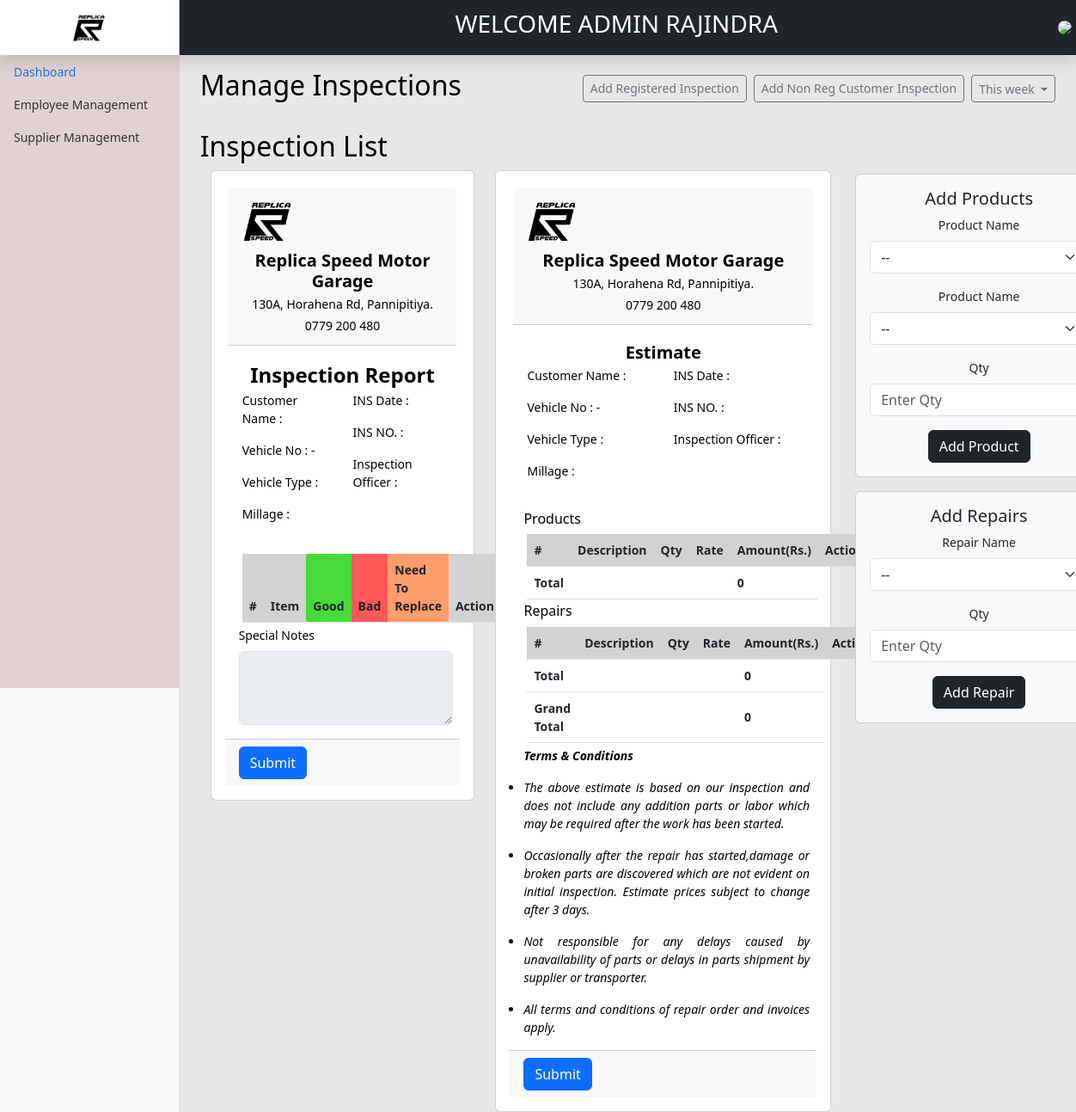
The app's page /backend/inspection/estimate.php (signed in), older data.
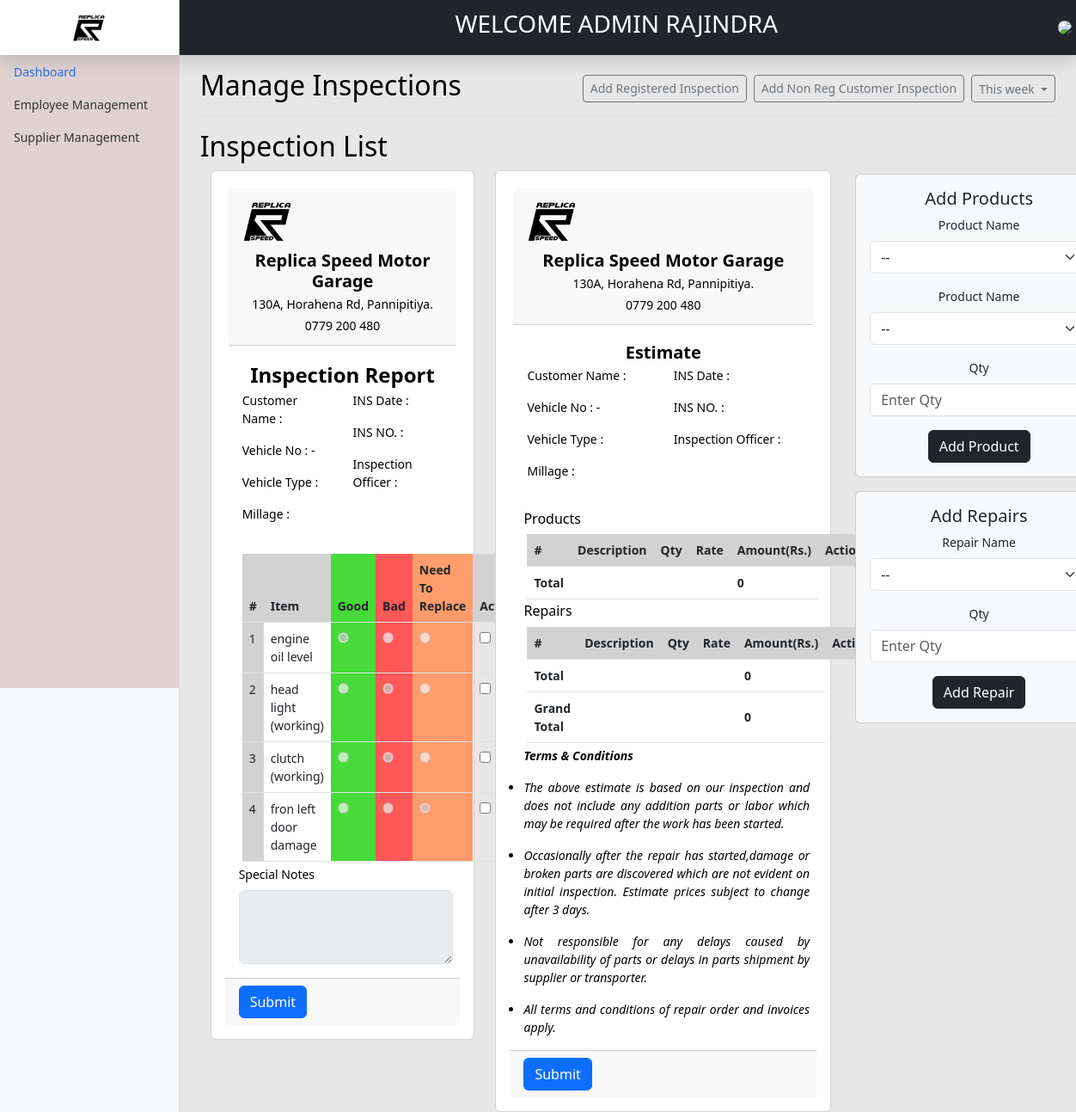
The same page, newer data.
### tables this page shows
CREATE TABLE IF NOT EXISTS `inspectionitems` (
  `InspectionItemId` int(11) NOT NULL AUTO_INCREMENT,
  `InsItemName` varchar(255) NOT NULL,
  `insCat_Id` int(11) NOT NULL,
  `InsItemStatus` int(1) NOT NULL,
  `AddUser` int(11) NOT NULL,
  `AddDate` date NOT NULL,
  `UpdateDate` date DEFAULT NULL,
  PRIMARY KEY (`InspectionItemId`)
);

### backend/inspection/estimate.php (the view, shortened to what the rows shown need)
<?php
include'../header.php';
?>
<main class="col-md-9 ms-sm-auto col-lg-10 px-md-4">
    <div
        class="d-flex justify-content-between flex-wrap flex-md-nowrap align-items-center pt-3 pb-2 mb-3 border-bottom">
        <h1 class="h2">Manage Inspections</h1>
    </div>
    <h2>Inspection List</h2>
    <div class="container">
        <div class="row">
            <div class="col-md-4">
                <div class="card">
                    <div class="card-body">
                        <form method="post" action="<?= htmlspecialchars($_SERVER['PHP_SELF']); ?>">
                            <div class="container m-1">
                                <table class="table m-1">
                                    <thead>
                                        <tr style="background-color: #d2d2d2">
                                            <th scope="col">#</th>
                                            <th scope="col">Item</th>
                                            <th scope="col" style="background-color:#48da3a;">Good</th>
                                            <th scope="col" style="background-color:#ff5858;">Bad</th>
                                            <th scope="col" style="background-color:#ff9c6b;">Need To Replace</th>
                                            <th scope="col">Action</th>
                                        </tr>
                                    </thead>
                                    <tbody>
                                        <?php
                                        $db = dbconn();
                                        $sqlEngine = "SELECT * FROM inspectionitems WHERE InsItemStatus=1";
                                        $resultEngine = $db->query($sqlEngine);
                                        if ($resultEngine->num_rows > 0) {
                                            $n = 1;
                                            while ($rowengineItems = $resultEngine->fetch_assoc()) {
                                                $inspectionItemId = $rowengineItems['InspectionItemId'];
                                                $insItemName = $rowengineItems['InsItemName'];
                                                $sqlValue = "SELECT VehicleCondition FROM InspectionRecord WHERE InspectionItemId = '$inspectionItemId'";
                                                $resultValue = $db->query($sqlValue);
                                                $selectedValue = "";
                                                if ($resultValue->num_rows > 0) {
                                                    $rowValue = $resultValue->fetch_assoc();
                                                    $selectedValue = $rowValue['VehicleCondition'];
                                                }
                                                echo '<tr>';
                                                echo '<td style="background-color: #d2d2d2">' . $n . '</td>';
                                                echo '<td>' . $insItemName . '</td>';
                                                echo '<td style="background-color:#48da3a;">';
                                                echo '<label class="form-check-custom danger">';
                                                echo '<input type="radio" name="radio-' . $inspectionItemId . '" value="1" ' . ($selectedValue == '1' ? 'checked' : '') . ' disabled>';
                                                echo '</label>';
                                                echo '</td>';
                                                echo '<td style="background-color:#ff5858;">';
                                                echo '<label class="form-check-custom danger">';
                                                echo '<input type="radio" name="radio-' . $inspectionItemId . '" value="2" ' . ($selectedValue == '2' ? 'checked' : '') . ' disabled>';
                                                echo '</label>';
                                                echo '</td>';
                                                echo '<td style="background-color:#ff9c6b;">';
                                                echo '<label class="form-check-custom danger">';
                                                echo '<input type="radio" name="radio-' . $inspectionItemId . '" value="3" ' . ($selectedValue == '3' ? 'checked' : '') . ' disabled>';
                                                echo '</label>';
                                                echo '</td>';
                                                echo '<td>';
                                                echo '<label class="form-check-custom danger">';
                                                echo '<input type="checkbox" name="select-' . $inspectionItemId . '">';
                                                echo '</label>';
                                                echo '</td>';
                                                echo '</tr>';
                                                $n++;
                                            }
                                        }
                                        ?>
                                    </tbody>
                                </table>
                            </div>
                        </form>
                    </div>
                </div>
            </div>
            <div class="col-md-5">
                <div class="card">
                    <div class="card-body">
                        <section>
                            <div class="container m-1">
                                <section>
                                    <table class="table m-1">
                                        <thead>
                                            <tr style="background-color: #d2d2d2">
                                                <th scope="col">#</th>
                                                <th scope="col">Description</th>
                                                <th scope="col">Qty</th>
                                                <th scope="col">Rate</th>
                                                <th scope="col">Amount(Rs.)</th>
                                                <th scope="col">Action</th>
                                            </tr>
                                        </thead>
                                    </table>
                                </section>
                                <section>
                                    <table class="table m-1">
                                        <thead>
                                            <tr style="background-color: #d2d2d2">
                                                <th scope="col">#</th>
                                                <th scope="col">Description</th>
                                                <th scope="col">Qty</th>
                                                <th scope="col">Rate</th>
                                                <th scope="col">Amount(Rs.)</th>
                                                <th scope="col">Action</th>
                                            </tr>
                                        </thead>
                                    </table>
                                </section>
                            </div>
                        </section>
                    </div>
                </div>
            </div>
        </div>
    </div>
</main>
<?php include'../footer.php'; ?>

Row changes from the older to the newer data that the page shows:
added inspectionitems: InsItemName "engine oil level", value "☑"
added inspectionitems: InsItemName "head light (working)", value "☑"
added inspectionitems: InsItemName "clutch (working)", value "☑"
added inspectionitems: InsItemName "fron left door damage", value "☑"
